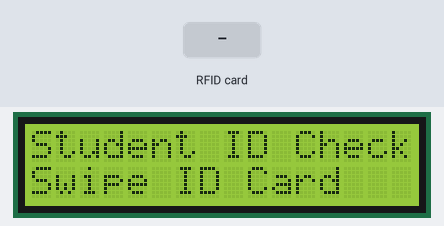
The sketch below on a simulated Arduino Uno, built with avr-gcc and run on an emulated ATmega328P. On the bench: 16×2 character LCD. Inputs (shaded band) come from the test bench. EEPROM starts erased; what the sketch prints to the serial monitor is not drawn.

Above: at 1.3 s.
1.4 s: RFID card 5E 7A 19 C4 held to the reader
At 2.3 s:
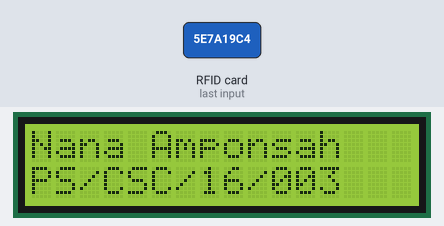
Timing chart, 0 to 4.4 s (numbered marks = the images above; inputs shaded):
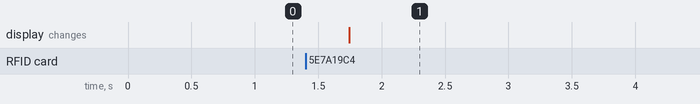

The sketch:

rfid_full.ino
```cpp
#include <Wire.h> // Library for I2C communication
#include <LiquidCrystal_I2C.h> // Library for LCD
#include <SPI.h>      //include the SPI bus library
#include <MFRC522.h>  //include the RFID reader library
#include <EEPROM.h> //include embedded EEPROM library

#define SS_PIN 10  //slave select pin
#define RST_PIN 5  //reset pin

MFRC522 mfrc522(SS_PIN, RST_PIN);  // instatiate a MFRC522 reader object.
MFRC522::MIFARE_Key key;          //create a MIFARE_Key struct named 'key', which will hold the card information
LiquidCrystal_I2C lcd = LiquidCrystal_I2C(0x27, 16, 2); // Change to (0x27,16,2) for 16x2 LCD.

int blocks[2]= {4,5}; // Blocks that would hold the student name and student number
byte studentName[16]= {"Nana Amponsah"}; // array of bytes containing student name
byte studentNumber[16]={"PS/CSC/16/003"}; // array of bytes containing student indext number

byte readStudentName[18]; // array used to read back student name block
byte readStudentNumber[18]; // array used to read back student number block


void setup() {
  Serial.begin(9600);        // Initialize serial communications with the PC
  SPI.begin();               // Init SPI bus
  mfrc522.PCD_Init();        // Init MFRC522 card (in case you wonder what PCD means: proximity coupling device)

  // Initiate the LCD:
  lcd.init();
  lcd.backlight();

  lcd.setCursor(0, 0); // Set the cursor on the first column and first row.
  lcd.print("Student ID Check");
  lcd.setCursor(0, 1); // Set the cursor on the first column and first row.
  lcd.print("Swipe ID Card");
  Serial.println("Scan your student card");

  // Prepare the security key for the read and write functions.
  for (byte i = 0; i < 6; i++) {
    key.keyByte[i] = 0xFF;  //keyByte is defined in the "MIFARE_Key" 'struct' definition in the .h file of the library
  }

//  Write

}

void loop() {
  // Look for new cards
  if ( ! mfrc522.PICC_IsNewCardPresent()) {
    return;
  }

  // Select one of the cards
  if ( ! mfrc522.PICC_ReadCardSerial())
  {
    return;
  }
  Serial.println("Student card identified");
    // Clear EEPROM for the purpose of this test
//   for (int i = 0 ; i < EEPROM.length() ; i++) {
//    EEPROM.write(i, 0);
//  }
  //  Read from memory if there's the need to write to memory again
  int writeFlag = EEPROM.read(0);

  Serial.println(writeFlag);
  if (writeFlag != 1){
      // Write student details to card
      Serial.println("Write student details");
      writeToMemory();
   }

  //  Scan identified card for student details
  String *Id; // Pointer to string
  Id = getStudentID(readStudentName,readStudentNumber); //execute function to read data blocks
  Serial.println("Printing serial details");
  lcd.clear();
  for(int j=0;j<2;j++){
    lcd.setCursor(0,j);
    lcd.print(*(Id + j ));
    }
//  mfrc522.PICC_DumpToSerial(&(mfrc522.uid));
  delay(3000);
}

bool writeToMemory(){
  for(int j=0;j<2;j++){
        if (j == 0){
            writeBlock(blocks[j],studentName);
          }
         else{
            writeBlock(blocks[j],studentNumber);
        }
    }
  EEPROM.write(0,1);

  return true;
}


String * getStudentID(byte studentName[],byte studentNumber[])
{
  static String studentId[2]= {"",""};

  // Read the student details one by one

  int nameResponse = readBlock(blocks[0],studentName); // Read student name
  if (nameResponse == 0){
  //  append the student name to the student id array
    for(int i=0;i<16;i++){
      Serial.write(studentName[i]);
//      Serial.println(studentName[i],BIN);
      studentId[0]+= (char) studentName[i];  // Add student name to student id array
    }
    Serial.println("");
    Serial.println("Name reading successful");
  }
  else
  {
    Serial.println("Name response failed");
//    return "Failed";
  }

  int numberResponse = readBlock(blocks[1],studentNumber); // Read student number
  if (numberResponse == 0){
    //  append the student number to the student id array
    for(int j=0;j<16;j++){
      Serial.write(studentNumber[j]);
//      Serial.println(studentNumber[j],BIN);
      studentId[1]+= (char) studentNumber[j];  // Add student name to student id array
    }
    Serial.println("");
    Serial.println("Number reading successful");

    }
  else
  {
    Serial.println("Number response failed");
//    return "Failed";
  }
  // Stop card from reading again
  mfrc522.PICC_HaltA();

  return studentId;
}


//Write specific block
int writeBlock(int blockNumber, byte arrayAddress[])
{
  //this makes sure that we only write into data blocks. Every 4th block is a trailer block for the access/security info.
  int largestModulo4Number=blockNumber/4*4;
  int trailerBlock=largestModulo4Number+3;//determine trailer block for the sector
  if (blockNumber > 2 && (blockNumber+1)%4 == 0){Serial.print(blockNumber);Serial.println(" is a trailer block:");return 2;}
  Serial.print("Trailer block");
  Serial.println(trailerBlock);
  Serial.print(blockNumber);
  Serial.println(" is a data block:");

  //authentication of the desired block for access
  byte status = mfrc522.PCD_Authenticate(MFRC522::PICC_CMD_MF_AUTH_KEY_A, trailerBlock, &key, &(mfrc522.uid));
  Serial.print("Write Status: ");
  Serial.println(status);
  if (status != MFRC522::STATUS_OK) {
         Serial.print("PCD_Authenticate() failed: ");
         Serial.println(mfrc522.GetStatusCodeName(status));
         return 3;//return "3" as error message
  }

  //writing the block
  status = mfrc522.MIFARE_Write(blockNumber, arrayAddress, 16);
  //status = mfrc522.MIFARE_Write(9, value1Block, 16);
  if (status != MFRC522::STATUS_OK) {
           Serial.print("MIFARE_Write() failed: ");
           Serial.println(mfrc522.GetStatusCodeName(status));
           return 4;//return "4" as error message
  }
  Serial.println("block was written");
}

//Read specific block
int readBlock(int blockNumber, byte arrayAddress[])
{
  int largestModulo4Number=blockNumber/4*4;
  int trailerBlock=largestModulo4Number+3;//determine trailer block for the sector

  //authentication of the desired block for access
  byte status = mfrc522.PCD_Authenticate(MFRC522::PICC_CMD_MF_AUTH_KEY_A, trailerBlock, &key, &(mfrc522.uid));

  if (status != MFRC522::STATUS_OK) {
         Serial.print("PCD_Authenticate() failed (read): ");
         Serial.println(mfrc522.GetStatusCodeName(status));
         return 3;//return "3" as error message
  }

//reading a block
byte buffersize = 18;//we need to define a variable with the read buffer size, since the MIFARE_Read method below needs a pointer to the variable that contains the size...
status = mfrc522.MIFARE_Read(blockNumber, arrayAddress, &buffersize);//&buffersize is a pointer to the buffersize variable; MIFARE_Read requires a pointer instead of just a number
  if (status != MFRC522::STATUS_OK) {
          Serial.print("MIFARE_read() failed: ");
          Serial.println(mfrc522.GetStatusCodeName(status));
          return 4;//return "4" as error message
  }
  Serial.println("block was read");
  return 0;
}
```

Measured:
- after the input at 1.4 s, the display: changes after 0.35 s (image 1)
